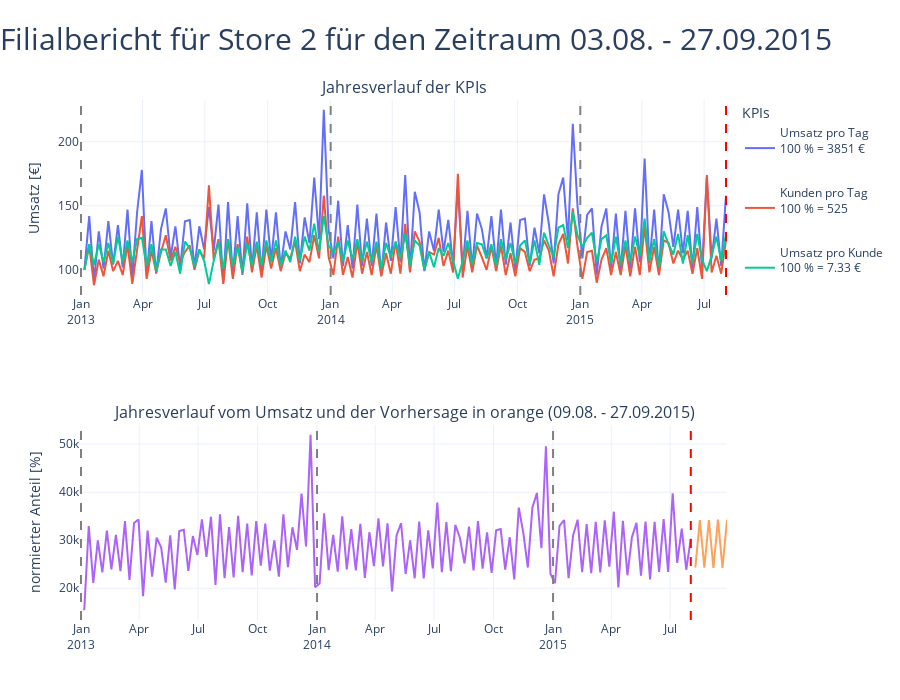

Here is the notebook cell this chart was saved with:
### Markdown cell above
Bitte führen die nächste Zelle aus, indem sie in die Zelle klicken und mit Strg+Enter bestätigen.  
Sie werden entweder ganz unten oder ganz oben (je nach verwendeter Software) nach der Eingabe Ihrer Filialnummer gefragt.  
Nummer eingeben, bestätigen und ganz unten den Bericht einsehen.

### Code cell
import numpy as np
import pandas as pd
from datetime import datetime, timedelta
import time

#plotten
import matplotlib.pyplot as plt
import seaborn as sns

#Plotly
import plotly.express as px
import plotly.graph_objects as go
from plotly.subplots import make_subplots
%matplotlib inline
import kaleido

from IPython.display import display, HTML
from functools import reduce
import joblib
import pyarrow as pa
from scipy.stats import anderson, randint, ttest_ind
pd.set_option('display.max_columns', None)

# machine Learning
from sklearn.impute import KNNImputer
from sklearn.ensemble import RandomForestRegressor
from sklearn.neural_network import MLPRegressor
from sklearn.neighbors import KNeighborsRegressor
from sklearn.linear_model import Ridge, Lasso, LinearRegression
from sklearn.feature_selection import SelectPercentile, f_regression, RFE, SelectFromModel
from sklearn.model_selection import TimeSeriesSplit, cross_val_score, KFold, train_test_split, RandomizedSearchCV
from sklearn.metrics import mean_absolute_error, r2_score, mean_squared_error, make_scorer
from sklearn.preprocessing import PowerTransformer, StandardScaler, MinMaxScaler, RobustScaler, LabelEncoder, OneHotEncoder
from sklearn.experimental import enable_iterative_imputer
import warnings
warnings.filterwarnings("ignore", category=UserWarning)

selected_features= ['Gruppe', 'Promo', 'Wettbew_Distanz', 'Filiale', 'Kalenderwoche',
       'Wettbew_seit_Monaten', 'Wettbew_offen_seit_Monat',
       'Promo2_seit_Wochen', 'Promo2_seit_Woche',
       'Wettbew_offen_seit_Jahr', 'Kalenderwoche_cos']
def generiere_report(Filialennummer):
    print("Bitte warten. Ihr Bericht wird generiert...")
    time.sleep(2)  # Simuliert eine Verzögerung von 2 Sekunden
    # Dein bestehender Code für generiere_report
    pass
    # Daten laden
    rf = joblib.load("..\\MachineLearning_Modell\\random_forest_model.joblib")
    df = pd.read_parquet("..\\Save_files\\df_data.parquet", engine='pyarrow')
    df_agg = pd.read_parquet("..\\Save_files\\df_agg.parquet", engine='pyarrow')
    df_transformed = pd.read_parquet("..\\Save_files\\df_transformed_data.parquet", engine='pyarrow')
    df_constructed = pd.read_parquet("..\\Save_files\\df_future_construct.parquet", engine='pyarrow')
   
    # Daten sortieren und Filiale auswählen
    df = df[df.Filiale == Filialennummer].copy()
    df = df.sort_values(["Datum"]).reset_index(drop=True).copy()
    df["Umsatz_pro_Tag"] = df.Umsatz//df.Geöffnet.round(0)
    df["Kunden_pro_Tag"] = df.Kundenzahl//df.Geöffnet.round(0)
    df["Umsatz_pro_Kunde"] = df.Umsatz / df.Kundenzahl.round(2)
    
    df_constructed = df_constructed[df_constructed.Filiale == Filialennummer].copy()
    df_constructed = df_constructed.sort_values(["Datum"]).reset_index(drop=True)
    
    # Umsatz für Filiale x vorhersagen
    # Test Daten
    X_test = df_constructed[selected_features]
    y_pred = rf.predict(X_test)
    
    #Vorhersage plotten
    df_vorhersage = df_constructed[["Datum"]].copy()
    # Rücktransformation der logarithmierten Werte
    y_future = np.exp(y_pred).astype(int).copy()
    y_rücktransformiert_df = pd.DataFrame({"Umsatz": y_future})
    df_vorhersage = pd.concat([df_vorhersage, y_rücktransformiert_df], axis=1)
    
    # Subplots erstellen
    fig = make_subplots(rows=2, cols=3, subplot_titles=("Jahresverlauf der KPIs","Jahresverlauf vom Umsatz und der Vorhersage in orange (09.08. - 27.09.2015)"),
                        specs=[[{"colspan": 3}, None, None], [{"colspan": 3}, None, None]])
 
    # normieren auf ersten wert
    df["Umsatz_pro_Kunde"] = round(df["Umsatz_pro_Kunde"], 2)
    metriken = ["Umsatz_pro_Tag", "Kunden_pro_Tag", "Umsatz_pro_Kunde"]
    metriken_normiert = ["Umsatz pro Tag", "Kunden pro Tag", "Umsatz pro Kunde"]
    df[metriken_normiert] = round(df[metriken].div(df[metriken].iloc[0].values) * 100)
    df_melt = pd.melt(df, id_vars=["Datum"], value_name="Anteil", value_vars=metriken_normiert, var_name="KPIs")
    
    fig1 = px.line(df_melt, x="Datum", y="Anteil", color="KPIs")
    for trace in fig1['data']:
        trace['showlegend'] = True 
        fig.add_trace(trace, row=1, col=1)
    
    
    df["isFuture"] = False
    df_vorhersage["isFuture"] = True
    df_combined = pd.concat([df, df_vorhersage], ignore_index=True)
    
    fig2 = px.line(df_combined, x='Datum', y="Umsatz", color="isFuture", color_discrete_sequence=px.colors.qualitative.Plotly[3:5])
    for trace in fig2['data']:
        trace['showlegend'] = False 
        fig.add_trace(trace, row=2, col=1)

    # Variablen in der Legende umbenennen
    fig.for_each_trace(lambda trace: trace.update(name=trace.name.replace("Umsatz pro Tag", f"Umsatz pro Tag<br>100 % = {df.Umsatz_pro_Tag.iloc[0]} €<br>")
                                                .replace("Kunden pro Tag", f"Kunden pro Tag<br>100 % = {df.Kunden_pro_Tag.iloc[0]} <br>")
                                                .replace("Umsatz pro Kunde", f"Umsatz pro Kunde<br>100 % = {df.Umsatz_pro_Kunde.iloc[0]} €<br>")
                                                ))
    # Vertikale linien für jedes jahr
    for year in [2013, 2014, 2015]:
        fig.add_vline(x=pd.Timestamp(f'{year}-01-01'), line=dict(dash='dash', color='gray'))
    fig.add_vline(x=pd.Timestamp(f'2015-08-02'), line=dict(dash='dash', color='red'))
    # jeden 3ten Monat zeigen    
    fig.update_xaxes(tickformat="%b\n%Y", dtick="M3")
    fig.update_layout(title_text=f"Filialbericht für Store {Filialennummer} für den Zeitraum 03.08. - 27.09.2015", title_font_size=30, title_x=0.0, template="plotly_white", height=700,
                    xaxis1_title="", yaxis1_title="Umsatz [€]",
                    xaxis2_title="", yaxis2_title="normierter Anteil [%]",
                    legend_title="KPIs")
        
    df_gesamt = df_agg[df_agg.Filiale == Filialennummer].copy()
    df_gesamt["Umsatz Prognose"] = df_vorhersage.Umsatz.sum().round().astype(int)
    df_gesamt = df_gesamt[["Umsatz Prognose", 'Umsatz', 'Kundenzahl', 'Umsatz_pro_Tag', "Kunden_pro_Tag", 'Umsatz_pro_Kunde', 'Gruppe',]]
    df_gesamt.columns = ["Umsatz Prognose [€]", 'Umsatz Gesamt [€]', 'Kundenzahl Gesamt', 'Umsatz_pro_Tag [€]', "Kunden_pro_Tag", 'Umsatz_pro_Kunde[€]', 'Leistung nach Umsatz pro Tag',]
    
    return display(df_gesamt), fig.show()

# Eingabeaufforderung erstellen
while True:
    try:
        Filialennummer = int(input("Bitte geben Sie eine Filialnummer zwischen 1 und 1115 ein: "))
        if 1 <= Filialennummer <= 1115:
            break
        else:
            print("Die Filialnummer muss zwischen 1 und 1115 liegen. Bitte versuchen Sie es erneut.")
    except ValueError:
        print("Ungültige Eingabe. Bitte geben Sie eine Zahl ein.")

# generiere_report mit der eingegebenen Filialnummer aufrufen
generiere_report(Filialennummer)

### Figure 1 — Plotly figure (JSON) as saved in the notebook; plotly's stock layout.template omitted (floating-point values rounded to 4 significant figures; data arrays with more than 128 entries replaced by an {"elided": "..."} marker saying what was removed)
{"data": [{"hovertemplate": "KPIs=Umsatz pro Tag<br>Datum=%{x}<br>Anteil=%{y}<extra></extra>", "legendgroup": "Umsatz pro Tag", "line": {"color": "#636efa", "dash": "solid"}, "marker": {"symbol": "circle"}, "mode": "lines", "name": "Umsatz pro Tag<br>100 % = 3851 €<br>", "orientation": "v", "showlegend": true, "type": "scatter", "x": {"elided": "135 str values"}, "xaxis": "x", "y": {"elided": "135 int values"}, "yaxis": "y"}, {"hovertemplate": "KPIs=Kunden pro Tag<br>Datum=%{x}<br>Anteil=%{y}<extra></extra>", "legendgroup": "Kunden pro Tag", "line": {"color": "#EF553B", "dash": "solid"}, "marker": {"symbol": "circle"}, "mode": "lines", "name": "Kunden pro Tag<br>100 % = 525 <br>", "orientation": "v", "showlegend": true, "type": "scatter", "x": {"elided": "135 str values"}, "xaxis": "x", "y": {"elided": "135 int values"}, "yaxis": "y"}, {"hovertemplate": "KPIs=Umsatz pro Kunde<br>Datum=%{x}<br>Anteil=%{y}<extra></extra>", "legendgroup": "Umsatz pro Kunde", "line": {"color": "#00cc96", "dash": "solid"}, "marker": {"symbol": "circle"}, "mode": "lines", "name": "Umsatz pro Kunde<br>100 % = 7.33 €<br>", "orientation": "v", "showlegend": true, "type": "scatter", "x": {"elided": "135 str values"}, "xaxis": "x", "y": {"elided": "135 int values"}, "yaxis": "y"}, {"hovertemplate": "isFuture=False<br>Datum=%{x}<br>Umsatz=%{y}<extra></extra>", "legendgroup": "False", "line": {"color": "#AB63FA", "dash": "solid"}, "marker": {"symbol": "circle"}, "mode": "lines", "name": "False", "orientation": "v", "showlegend": false, "type": "scatter", "x": {"elided": "135 str values"}, "xaxis": "x2", "y": {"elided": "135 int values"}, "yaxis": "y2"}, {"hovertemplate": "isFuture=True<br>Datum=%{x}<br>Umsatz=%{y}<extra></extra>", "legendgroup": "True", "line": {"color": "#FFA15A", "dash": "solid"}, "marker": {"symbol": "circle"}, "mode": "lines", "name": "True", "orientation": "v", "showlegend": false, "type": "scatter", "x": ["2015-08-09T00:00:00", "2015-08-16T00:00:00", "2015-08-23T00:00:00", "2015-08-30T00:00:00", "2015-09-06T00:00:00", "2015-09-13T00:00:00", "2015-09-20T00:00:00", "2015-09-27T00:00:00"], "xaxis": "x2", "y": [24265, 34170, 24284, 34202, 24226, 34279, 24226, 34228], "yaxis": "y2"}], "layout": {"annotations": [{"font": {"size": 16}, "showarrow": false, "text": "Jahresverlauf der KPIs", "x": 0.5, "xanchor": "center", "xref": "paper", "y": 1, "yanchor": "bottom", "yref": "paper"}, {"font": {"size": 16}, "showarrow": false, "text": "Jahresverlauf vom Umsatz und der Vorhersage in orange (09.08. - 27.09.2015)", "x": 0.5, "xanchor": "center", "xref": "paper", "y": 0.375, "yanchor": "bottom", "yref": "paper"}], "height": 700, "legend": {"title": {"text": "KPIs"}}, "shapes": [{"line": {"color": "gray", "dash": "dash"}, "type": "line", "x0": "2013-01-01T00:00:00", "x1": "2013-01-01T00:00:00", "xref": "x", "y0": 0, "y1": 1, "yref": "y domain"}, {"line": {"color": "gray", "dash": "dash"}, "type": "line", "x0": "2013-01-01T00:00:00", "x1": "2013-01-01T00:00:00", "xref": "x2", "y0": 0, "y1": 1, "yref": "y2 domain"}, {"line": {"color": "gray", "dash": "dash"}, "type": "line", "x0": "2014-01-01T00:00:00", "x1": "2014-01-01T00:00:00", "xref": "x", "y0": 0, "y1": 1, "yref": "y domain"}, {"line": {"color": "gray", "dash": "dash"}, "type": "line", "x0": "2014-01-01T00:00:00", "x1": "2014-01-01T00:00:00", "xref": "x2", "y0": 0, "y1": 1, "yref": "y2 domain"}, {"line": {"color": "gray", "dash": "dash"}, "type": "line", "x0": "2015-01-01T00:00:00", "x1": "2015-01-01T00:00:00", "xref": "x", "y0": 0, "y1": 1, "yref": "y domain"}, {"line": {"color": "gray", "dash": "dash"}, "type": "line", "x0": "2015-01-01T00:00:00", "x1": "2015-01-01T00:00:00", "xref": "x2", "y0": 0, "y1": 1, "yref": "y2 domain"}, {"line": {"color": "red", "dash": "dash"}, "type": "line", "x0": "2015-08-02T00:00:00", "x1": "2015-08-02T00:00:00", "xref": "x", "y0": 0, "y1": 1, "yref": "y domain"}, {"line": {"color": "red", "dash": "dash"}, "type": "line", "x0": "2015-08-02T00:00:00", "x1": "2015-08-02T00:00:00", "xref": "x2", "y0": 0, "y1": 1, "yref": "y2 domain"}], "title": {"font": {"size": 30}, "text": "Filialbericht für Store 2 für den Zeitraum 03.08. - 27.09.2015", "x": 0}, "xaxis": {"anchor": "y", "domain": [0, 1], "dtick": "M3", "tickformat": "%b\n%Y", "title": {"text": ""}}, "xaxis2": {"anchor": "y2", "domain": [0, 1], "dtick": "M3", "tickformat": "%b\n%Y", "title": {"text": ""}}, "yaxis": {"anchor": "x", "domain": [0.625, 1], "title": {"text": "Umsatz [€]"}}, "yaxis2": {"anchor": "x2", "domain": [0, 0.375], "title": {"text": "normierter Anteil [%]"}}}}
